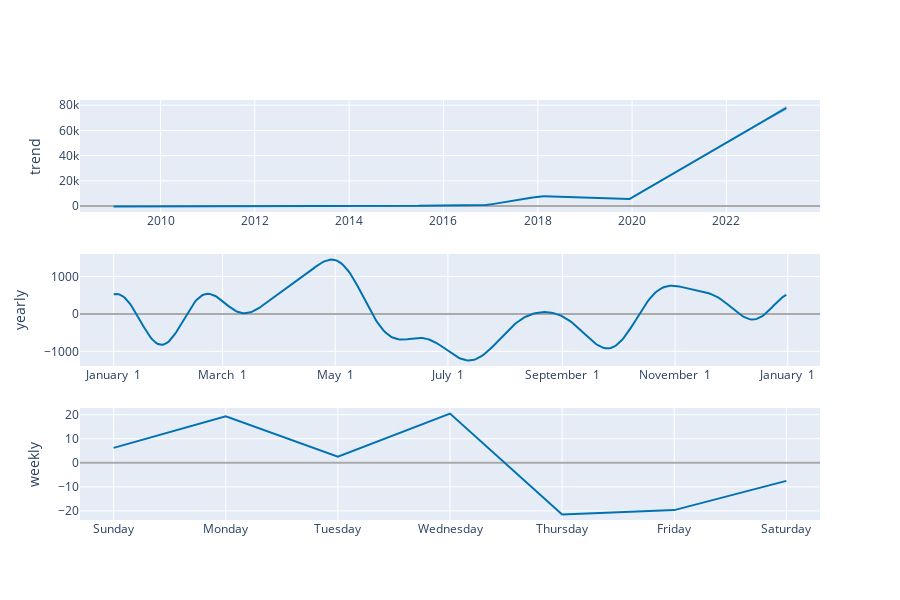

The cell this chart's notebook holds for it:
### Markdown cell above
components plot on an interactif figure

### Code cell
plot_components_plotly(m, forecast)

### Figure 1 — Plotly figure (JSON) as saved in the notebook; plotly's stock layout.template omitted (floating-point values rounded to 4 significant figures; data arrays with more than 128 entries replaced by an {"elided": "..."} marker saying what was removed)
{"data": [{"line": {"color": "#0072B2", "width": 2}, "mode": "lines", "name": "trend", "type": "scatter", "x": {"elided": "5211 str values"}, "xaxis": "x", "y": {"elided": "5211 float values"}, "yaxis": "y"}, {"line": {"color": "rgba(0, 114, 178, 0.2)", "width": 0}, "mode": "lines", "name": "trend_upper", "type": "scatter", "x": {"elided": "5211 str values"}, "xaxis": "x", "y": {"elided": "5211 float values"}, "yaxis": "y"}, {"fill": "tonexty", "fillcolor": "rgba(0, 114, 178, 0.2)", "line": {"color": "rgba(0, 114, 178, 0.2)", "width": 0}, "mode": "lines", "name": "trend_lower", "type": "scatter", "x": {"elided": "5211 str values"}, "xaxis": "x", "y": {"elided": "5211 float values"}, "yaxis": "y"}, {"line": {"color": "#0072B2", "width": 2}, "mode": "lines", "name": "yearly", "type": "scatter", "x": {"elided": "365 str values"}, "xaxis": "x2", "y": {"elided": "365 float values"}, "yaxis": "y2"}, {"line": {"color": "#0072B2", "width": 2}, "mode": "lines", "name": "weekly", "type": "scatter", "x": ["2017-01-01T00:00:00", "2017-01-02T00:00:00", "2017-01-03T00:00:00", "2017-01-04T00:00:00", "2017-01-05T00:00:00", "2017-01-06T00:00:00", "2017-01-07T00:00:00"], "xaxis": "x3", "y": [6.214, 19.39, 2.551, 20.47, -21.45, -19.66, -7.508], "yaxis": "y3"}], "layout": {"height": 600, "showlegend": false, "width": 900, "xaxis": {"anchor": "y", "domain": [0, 1], "range": ["2008-04-17T12:00:00", "2023-12-26T12:00:00"], "type": "date"}, "xaxis2": {"anchor": "y2", "domain": [0, 1], "range": ["2016-12-13T18:54:02.958904115", "2018-01-18T11:04:57.863013581"], "tickformat": "%B %e", "type": "date"}, "xaxis3": {"anchor": "y3", "domain": [0, 1], "range": ["2016-12-31T16:48:00", "2017-01-07T07:12:00"], "tickformat": "%A", "type": "date"}, "yaxis": {"anchor": "x", "domain": [0.7333, 1], "rangemode": "normal", "title": {"text": "trend"}, "zerolinecolor": "#AAA"}, "yaxis2": {"anchor": "x2", "domain": [0.3667, 0.6333], "title": {"text": "yearly"}, "zerolinecolor": "#AAA"}, "yaxis3": {"anchor": "x3", "domain": [0, 0.2667], "title": {"text": "weekly"}, "zerolinecolor": "#AAA"}}}
